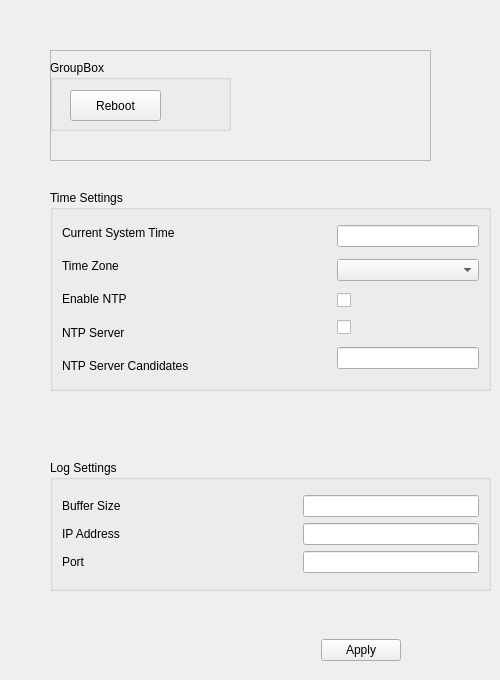
     <widget class="QWidget" name="tab_general">
      <attribute name="title">
       <string>Tab 1</string>
      </attribute>
      <widget class="QFrame" name="frame">
       <property name="geometry">
        <rect>
         <x>50</x>
         <y>50</y>
         <width>381</width>
         <height>111</height>
        </rect>
       </property>
       <property name="frameShape">
        <enum>QFrame::StyledPanel</enum>
       </property>
       <property name="frameShadow">
        <enum>QFrame::Raised</enum>
       </property>
       <widget class="QGroupBox" name="groupBox">
        <property name="geometry">
         <rect>
          <x>0</x>
          <y>10</y>
          <width>181</width>
          <height>71</height>
         </rect>
        </property>
        <property name="title">
         <string>GroupBox</string>
        </property>
        <widget class="QPushButton" name="pushButton_2">
         <property name="geometry">
          <rect>
           <x>20</x>
           <y>30</y>
           <width>91</width>
           <height>31</height>
          </rect>
         </property>
         <property name="text">
          <string>Reboot</string>
         </property>
        </widget>
       </widget>
      </widget>
      <widget class="QGroupBox" name="groupBox_timesettings">
       <property name="geometry">
        <rect>
         <x>50</x>
         <y>190</y>
         <width>441</width>
         <height>201</height>
        </rect>
       </property>
       <property name="title">
        <string>Time Settings</string>
       </property>
       <layout class="QHBoxLayout" name="horizontalLayout_16">
        <item>
         <layout class="QHBoxLayout" name="horizontalLayout_15">
          <item>
           <layout class="QVBoxLayout" name="verticalLayout_20">
            <item>
             <widget class="QLabel" name="label_currentsystemtime">
              <property name="text">
               <string>Current System Time</string>
              </property>
             </widget>
            </item>
            <item>
             <widget class="QLabel" name="label_timezone">
              <property name="text">
               <string>Time Zone</string>
              </property>
             </widget>
            </item>
            <item>
             <widget class="QLabel" name="label_enablntp">
              <property name="text">
               <string>Enable NTP</string>
              </property>
             </widget>
            </item>
            <item>
             <widget class="QLabel" name="label_ntpserver">
              <property name="text">
               <string>NTP Server</string>
              </property>
             </widget>
            </item>
            <item>
             <widget class="QLabel" name="label_ntpcand">
              <property name="text">
               <string>NTP Server Candidates</string>
              </property>
             </widget>
            </item>
           </layout>
          </item>
          <item>
           <layout class="QVBoxLayout" name="verticalLayout_21">
            <item>
             <spacer name="horizontalSpacer_14">
              <property name="orientation">
               <enum>Qt::Horizontal</enum>
              </property>
              <property name="sizeHint" stdset="0">
               <size>
                <width>40</width>
                <height>20</height>
               </size>
              </property>
             </spacer>
            </item>
            <item>
             <spacer name="horizontalSpacer_15">
              <property name="orientation">
               <enum>Qt::Horizontal</enum>
              </property>
              <property name="sizeHint" stdset="0">
               <size>
                <width>40</width>
                <height>20</height>
               </size>
              </property>
             </spacer>
            </item>
            <item>
             <spacer name="horizontalSpacer_16">
              <property name="orientation">
               <enum>Qt::Horizontal</enum>
              </property>
              <property name="sizeHint" stdset="0">
               <size>
                <width>40</width>
                <height>20</height>
               </size>
              </property>
             </spacer>
            </item>
            <item>
             <spacer name="horizontalSpacer_17">
              <property name="orientation">
               <enum>Qt::Horizontal</enum>
              </property>
              <property name="sizeHint" stdset="0">
               <size>
                <width>40</width>
                <height>20</height>
               </size>
              </property>
             </spacer>
            </item>
            <item>
             <spacer name="horizontalSpacer_18">
              <property name="orientation">
               <enum>Qt::Horizontal</enum>
              </property>
              <property name="sizeHint" stdset="0">
               <size>
                <width>40</width>
                <height>20</height>
               </size>
              </property>
             </spacer>
            </item>
           </layout>
          </item>
          <item>
           <layout class="QVBoxLayout" name="verticalLayout_22">
            <item>
             <widget class="QLineEdit" name="lineEdit_currentsystemtime"/>
            </item>
            <item>
             <widget class="QComboBox" name="comboBox_timezone"/>
            </item>
            <item>
             <widget class="QCheckBox" name="checkBox_enablntp">
              <property name="text">
               <string/>
              </property>
             </widget>
            </item>
            <item>
             <widget class="QCheckBox" name="checkBox_ntpserver">
              <property name="text">
               <string/>
              </property>
             </widget>
            </item>
            <item>
             <widget class="QLineEdit" name="lineEdit_ntpcand"/>
            </item>
           </layout>
          </item>
         </layout>
        </item>
       </layout>
      </widget>
      <widget class="QGroupBox" name="groupBox_logsettings">
       <property name="geometry">
        <rect>
         <x>50</x>
         <y>460</y>
         <width>441</width>
         <height>131</height>
        </rect>
       </property>
       <property name="title">
        <string>Log Settings</string>
       </property>
       <layout class="QVBoxLayout" name="verticalLayout_26">
        <item>
         <layout class="QHBoxLayout" name="horizontalLayout_17">
          <item>
           <layout class="QVBoxLayout" name="verticalLayout_23">
            <item>
             <widget class="QLabel" name="label_buffersize">
              <property name="text">
               <string>Buffer Size</string>
              </property>
             </widget>
            </item>
            <item>
             <widget class="QLabel" name="label_logipaddress">
              <property name="text">
               <string>IP Address</string>
              </property>
             </widget>
            </item>
            <item>
             <widget class="QLabel" name="labellogport">
              <property name="text">
               <string>Port</string>
              </property>
             </widget>
            </item>
           </layout>
          </item>
          <item>
           <layout class="QVBoxLayout" name="verticalLayout_24">
            <item>
             <spacer name="horizontalSpacer_19">
              <property name="orientation">
               <enum>Qt::Horizontal</enum>
              </property>
              <property name="sizeHint" stdset="0">
               <size>
                <width>40</width>
                <height>20</height>
               </size>
              </property>
             </spacer>
            </item>
            <item>
             <spacer name="horizontalSpacer_20">
              <property name="orientation">
               <enum>Qt::Horizontal</enum>
              </property>
              <property name="sizeHint" stdset="0">
               <size>
                <width>40</width>
                <height>20</height>
               </size>
              </property>
             </spacer>
            </item>
            <item>
             <spacer name="horizontalSpacer_21">
              <property name="orientation">
               <enum>Qt::Horizontal</enum>
              </property>
              <property name="sizeHint" stdset="0">
               <size>
                <width>40</width>
                <height>20</height>
               </size>
              </property>
             </spacer>
            </item>
           </layout>
          </item>
          <item>
           <layout class="QVBoxLayout" name="verticalLayout_25">
            <item>
             <widget class="QLineEdit" name="lineEdit_buffersize"/>
            </item>
            <item>
             <widget class="QLineEdit" name="lineEdit_logipaddress"/>
            </item>
            <item>
             <widget class="QLineEdit" name="lineEdit_logport"/>
            </item>
           </layout>
          </item>
         </layout>
        </item>
       </layout>
      </widget>
      <widget class="QWidget" name="layoutWidget">
       <property name="geometry">
        <rect>
         <x>270</x>
         <y>630</y>
         <width>181</width>
         <height>41</height>
        </rect>
       </property>
       <layout class="QHBoxLayout" name="horizontalLayout_20">
        <item>
         <spacer name="horizontalSpacer_22">
          <property name="orientation">
           <enum>Qt::Horizontal</enum>
          </property>
          <property name="sizeHint" stdset="0">
           <size>
            <width>40</width>
            <height>20</height>
           </size>
          </property>
         </spacer>
        </item>
        <item>
         <widget class="QPushButton" name="pushButton_generalapply">
          <property name="text">
           <string>Apply</string>
          </property>
         </widget>
        </item>
        <item>
         <spacer name="horizontalSpacer_23">
          <property name="orientation">
           <enum>Qt::Horizontal</enum>
          </property>
          <property name="sizeHint" stdset="0">
           <size>
            <width>40</width>
            <height>20</height>
           </size>
          </property>
         </spacer>
        </item>
       </layout>
      </widget>
     </widget>
